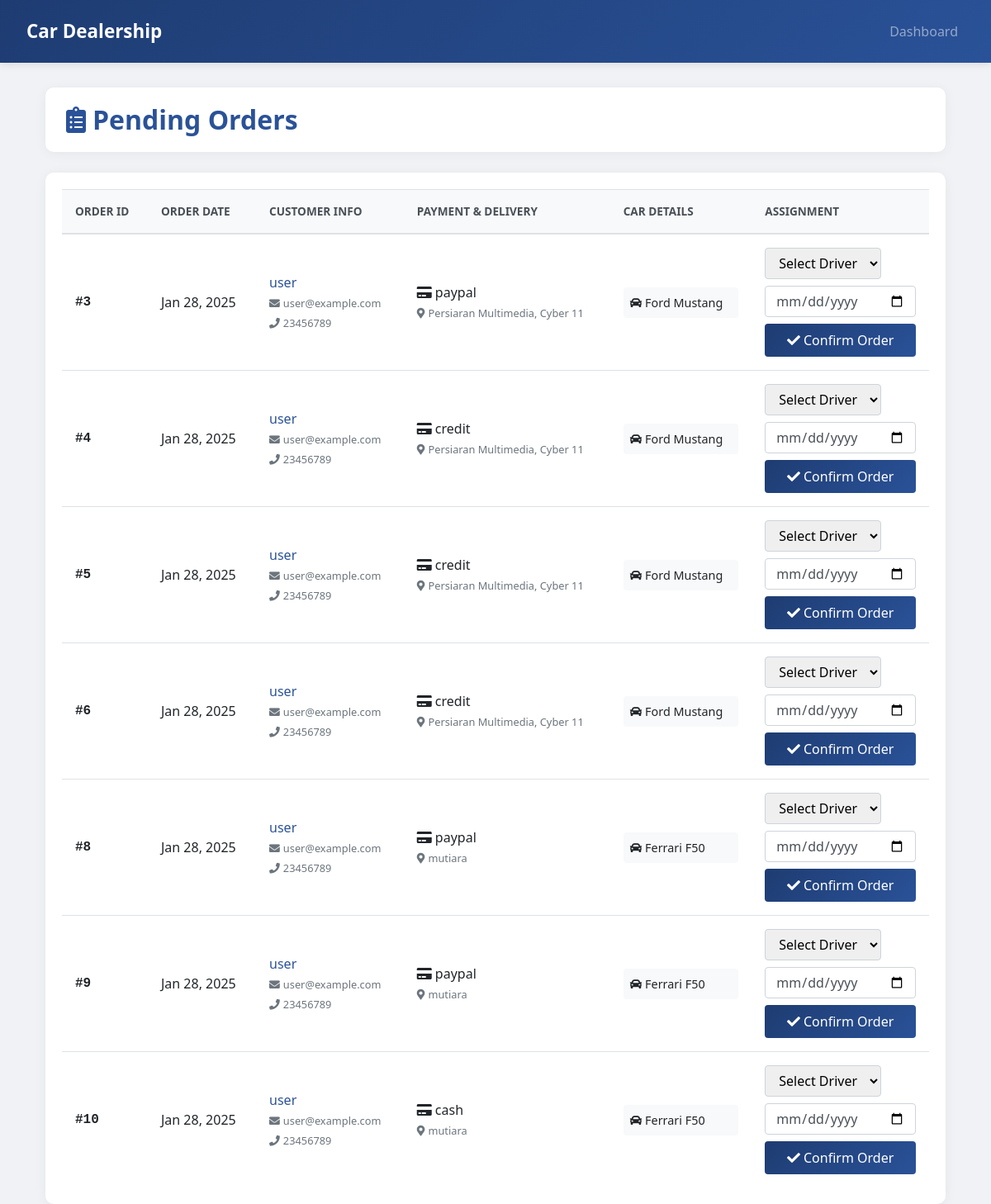
The app's page /pending-orders/ with its own data.
### myproject/models.py (models this page shows, shortened)
class Order(models.Model):
    STATUS_CHOICES = [
        ('pending', 'Pending'),
        ('processing', 'Processing'),
        ('shipped', 'Shipped'),
        ('delivered', 'Delivered'),
    ]
    customer = models.ForeignKey(Customer, on_delete=models.CASCADE)
    car = models.ForeignKey(Car, on_delete=models.CASCADE)
    staff = models.ForeignKey(Staff, on_delete=models.SET_NULL, null=True, blank=True)
    driver = models.ForeignKey(Driver, on_delete=models.SET_NULL, null=True, blank=True)
    order_date = models.DateTimeField(auto_now_add=True)
    delivery_date = models.DateTimeField(null=True, blank=True)
    status = models.CharField(max_length=50, choices=STATUS_CHOICES, default='pending')
    address = models.CharField(max_length=255)
    payment_method = models.CharField(max_length=50)
    _observers = []

class Customer(models.Model):
    user = models.OneToOneField(User, on_delete=models.CASCADE, primary_key=True)
    full_name = models.CharField(max_length=100, default="Unknown")
    phone_number = models.CharField(max_length=15, default="")

class User(AbstractBaseUser):
    ROLE_CHOICES = [
        ("admin", "Admin"),
        ("staff", "Dealership Staff"),
        ("driver", "Delivery Driver"),
        ("customer", "Customer"),
    ]
    email = models.EmailField(unique=True)
    role = models.CharField(max_length=20, choices=ROLE_CHOICES)
    is_active = models.BooleanField(default=True)
    is_staff = models.BooleanField(default=False)
    objects = UserManager()
    USERNAME_FIELD = "email"
    REQUIRED_FIELDS = ["role"]

class Car(models.Model):
    CATEGORY_CHOICES = [
        ("american", "American"),
        ("german", "German"),
        ("japanese", "Japanese"),
        ("italian", "Italian"),
    ]
    make = models.CharField(max_length=100)
    model = models.CharField(max_length=100)
    category = models.CharField(max_length=20, choices=CATEGORY_CHOICES)
    description = models.TextField(blank=True, null=True)
    price = models.DecimalField(max_digits=10, decimal_places=2)
    stock = models.PositiveIntegerField(default=0)
    image = models.ImageField(upload_to='car_images/', blank=True, null=True)
    type = models.CharField(max_length=50, default="sedan")
    transmission = models.CharField(max_length=50, default="automatic")
    gas = models.CharField(max_length=50, default="50")

### myproject/views.py (the view, shortened to what this page needs)
# urls.py: path('pending-orders/', views.pending_orders, name='pending_orders'),
def pending_orders(request):
    pending_orders = Order.objects.filter(status='pending')
    drivers = Driver.objects.all()
    return render(request, 'pending_orders.html', {
        'pending_orders': pending_orders,
        'drivers': drivers,
    })

### myproject/templates/pending_orders.html (shortened to what this page needs)
<!DOCTYPE html>
{% load static %}
<html lang="en">
<head>
    <link href="https://stackpath.bootstrapcdn.com/bootstrap/4.5.2/css/bootstrap.min.css" rel="stylesheet">
    <link href="https://cdnjs.cloudflare.com/ajax/libs/font-awesome/5.15.4/css/all.min.css" rel="stylesheet">
</head>
<body>
    <nav class="navbar navbar-expand-lg navbar-dark bg-dark">
        <a class="navbar-brand" href="#">Car Dealership</a>
        <div class="collapse navbar-collapse" id="navbarNav">
            <ul class="navbar-nav ml-auto">
                <li class="nav-item">
                    <a class="nav-link" href="{% url 'staff_dashboard' %}">Dashboard</a>
                </li>
            </ul>
        </div>
    </nav>
    <div class="container">
        <div class="page-header">
            <h2><i class="fas fa-clipboard-list mr-2"></i>Pending Orders</h2>
        </div>
        <div class="table-container">
            <div class="table-responsive">
                <table class="table table-hover">
                    <thead>
                        <tr>
                            <th>Order ID</th>
                            <th>Order Date</th>
                            <th>Customer Info</th>
                            <th>Payment & Delivery</th>
                            <th>Car Details</th>
                            <th>Assignment</th>
                        </tr>
                    </thead>
                    <tbody>
                        {% for order in pending_orders %}
                        <tr>
                            <td class="order-id">#{{ order.id }}</td>
                            <td>{{ order.order_date|date:"M d, Y" }}</td>
                            <td>
                                <div class="customer-name">{{ order.customer.full_name }}</div>
                                <small class="text-muted">
                                    <i class="fas fa-envelope mr-1"></i>{{ order.customer.user.email }}<br>
                                    <i class="fas fa-phone mr-1"></i>{{ order.customer.phone_number }}
                                </small>
                            </td>
                            <td>
                                <div><i class="fas fa-credit-card mr-1"></i>{{ order.payment_method }}</div>
                                <small class="text-muted">
                                    <i class="fas fa-map-marker-alt mr-1"></i>{{ order.address }}
                                </small>
                            </td>
                            <td>
                                <div class="car-details">
                                    <i class="fas fa-car mr-1"></i>{{ order.car.make }} {{ order.car.model }}
                                </div>
                            </td>
                            <td>
                                <form method="POST" action="{% url 'pending_orders' %}" class="assignment-form">
                                    <div class="form-group mb-2">
                                        <select class="form-select" name="driver" required>
                                            <option value="">Select Driver</option>
                                        </select>
                                    </div>
                                    <div class="form-group mb-2">
                                        <input type="date" class="form-control delivery-date" name="delivery_date" required>
                                    </div>
                                    <button type="submit" class="btn btn-primary btn-block">
                                        <i class="fas fa-check mr-1"></i>Confirm Order
                                    </button>
                                </form>
                            </td>
                        </tr>
                        {% endfor %}
                    </tbody>
                </table>
            </div>
        </div>
    </div>
</body>
</html>

### myproject/templates/pending_orders.html (style rules this page uses)
body { background-color: #f0f2f5; font-family: 'Segoe UI', Tahoma, Geneva, Verdana, sans-serif; }
.navbar { background: linear-gradient(135deg, #1e3c72 0%, #2a5298 100%); padding: 1rem 2rem; box-shadow: 0 2px 10px rgba(0,0,0,0.1); }
.navbar-brand { font-weight: 600; font-size: 1.4rem; }
.container { margin-top: 30px; padding: 0 25px; }
.page-header { background: white; padding: 20px 25px; border-radius: 10px; box-shadow: 0 2px 15px rgba(0,0,0,0.05); margin-bottom: 25px; }
.page-header h2 { margin: 0; color: #2a5298; font-weight: 600; }
.table-container { background: white; border-radius: 10px; box-shadow: 0 2px 15px rgba(0,0,0,0.05); padding: 20px; }
.table { margin-bottom: 0; }
.table thead th { background-color: #f8f9fa; border-bottom: 2px solid #dee2e6; color: #495057; font-weight: 600; text-transform: uppercase; font-size: 0.85rem; }
.table td, .table th { padding: 1rem; vertical-align: middle; }
.form-select { padding: 0.375rem 0.75rem; border: 1px solid #ced4da; border-radius: 0.25rem; transition: border-color 0.15s ease-in-out, box-shadow 0.15s ease-in-out; }
.btn-primary { background: linear-gradient(135deg, #1e3c72 0%, #2a5298 100%); border: none; padding: 0.5rem 1rem; font-weight: 500; transition: all 0.3s ease; }
.customer-name { font-weight: 500; color: #2a5298; }
.order-id { font-family: monospace; font-weight: 600; }
.car-details { background: #f8f9fa; padding: 0.5rem; border-radius: 4px; font-size: 0.9rem; }

### records on screen
Order: id "3", order_date "Jan 28, 2025", customer.full_name "user", customer.user.email "user@example.com", customer.phone_number "23456789", payment_method "paypal", address "Persiaran Multimedia, Cyber 11", car.make "Ford", car.model "Mustang"
Order: id "4", order_date "Jan 28, 2025", customer.full_name "user", customer.user.email "user@example.com", customer.phone_number "23456789", payment_method "credit", address "Persiaran Multimedia, Cyber 11", car.make "Ford", car.model "Mustang"
Order: id "5", order_date "Jan 28, 2025", customer.full_name "user", customer.user.email "user@example.com", customer.phone_number "23456789", payment_method "credit", address "Persiaran Multimedia, Cyber 11", car.make "Ford", car.model "Mustang"
Order: id "6", order_date "Jan 28, 2025", customer.full_name "user", customer.user.email "user@example.com", customer.phone_number "23456789", payment_method "credit", address "Persiaran Multimedia, Cyber 11", car.make "Ford", car.model "Mustang"
Order: id "8", order_date "Jan 28, 2025", customer.full_name "user", customer.user.email "user@example.com", customer.phone_number "23456789", payment_method "paypal", address "mutiara", car.make "Ferrari", car.model "F50"
Order: id "9", order_date "Jan 28, 2025", customer.full_name "user", customer.user.email "user@example.com", customer.phone_number "23456789", payment_method "paypal", address "mutiara", car.make "Ferrari", car.model "F50"
Order: id "10", order_date "Jan 28, 2025", customer.full_name "user", customer.user.email "user@example.com", customer.phone_number "23456789", payment_method "cash", address "mutiara", car.make "Ferrari", car.model "F50"
